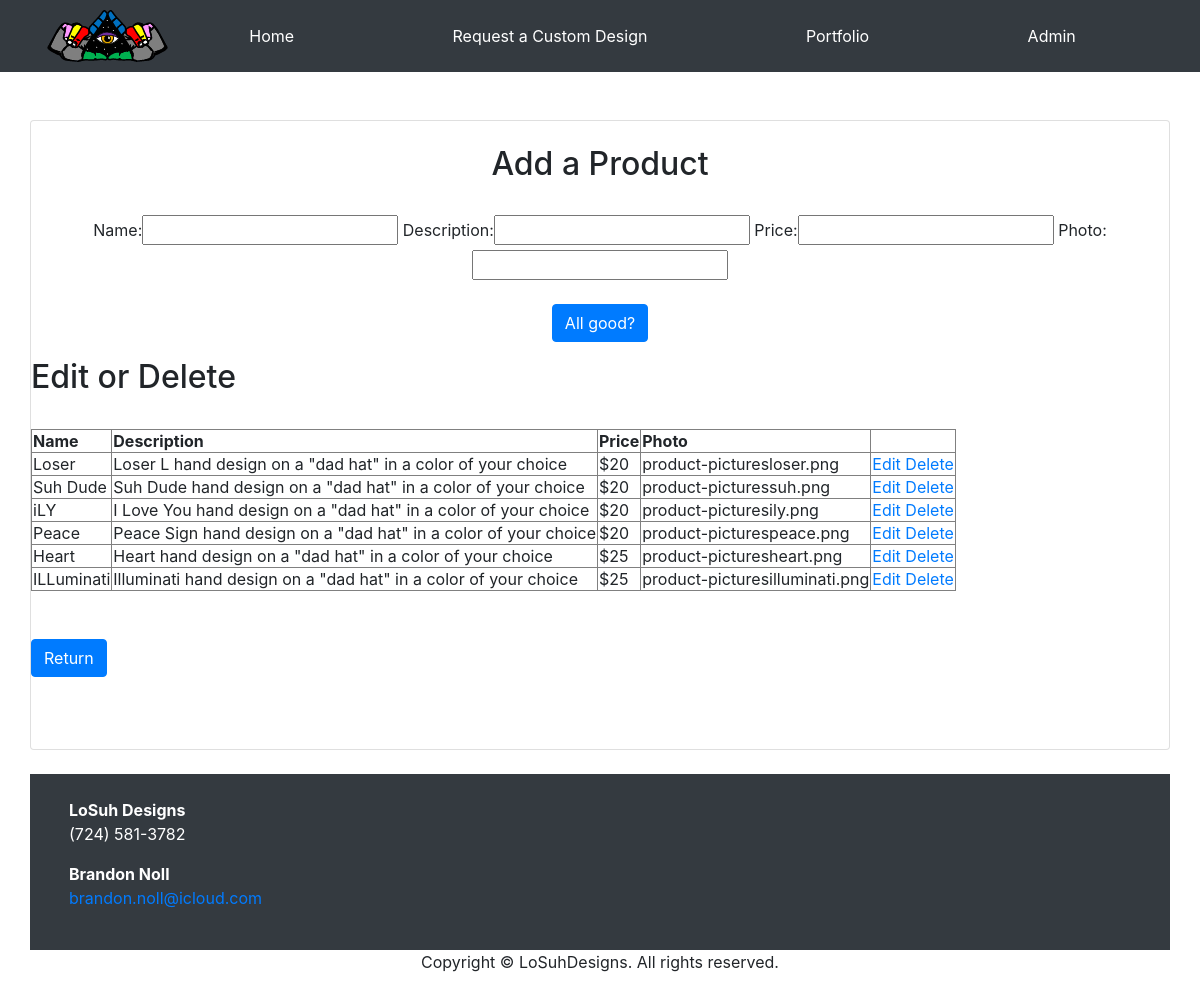
The page /adminIndex.php on the database as committed earlier.
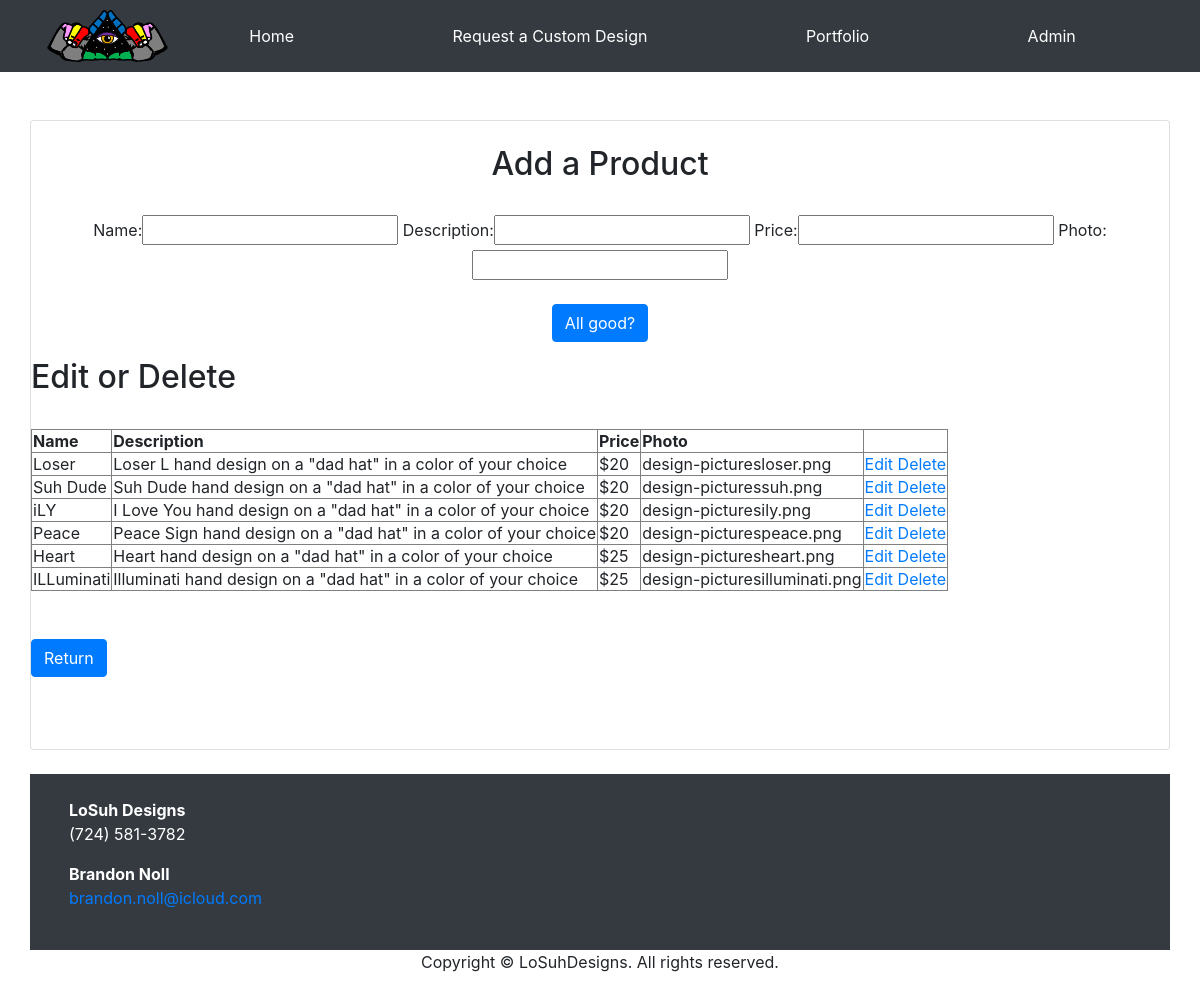
The same page on the database as committed later.
### tables this page shows
CREATE TABLE `items` (
  `id` int(200) NOT NULL,
  `name` varchar(24) NOT NULL,
  `description` varchar(200) NOT NULL,
  `photo` varchar(200) DEFAULT NULL,
  `price` varchar(3) NOT NULL
);

### adminIndex.php (the view, shortened to what this page needs)
<?php require "bootstrapStyleSheet.php"; ?>
<?php require 'header.php'; ?>
<div class="container">
    <div class="row text-center">
        <div class="mx-auto">
            <div class="card text-center">
                <div class="container">
                    <div class="row text-center">
                        <br/>
							<div>
							<h2> Add a Product </h2>
							<br/>
								<form method="POST" action="adminAdd.php">
									<label>Name: </label><input type="text" name="name">
									<label>Description: </label><input type="text" name="description">
									<label>Price: </label><input type="text" name="price">
									<label>Photo: </label><input type="text" name="photo">
									<br/>
									<br/>
									<button name="submit" class="btn btn-primary" type="submit">All good?</button>
								</form>
							</div>
					</div>
                    <div class="row text-center">
							<h2> Edit or Delete </h2>
					</div>
							<br/>
					<div class="row text-center">
								<table border="1">
									<thead>
										<th>Name</th>
										<th>Description</th>
										<th>Price</th>
										<th>Photo</th>
										<th></th>
									</thead>
									<tbody>
											<?php
												include('adminConn.php');
												$query=mysqli_query($conn,"select * from `items`");
												while($row=mysqli_fetch_array($query)){
											?>
										<tr>
											<td><?php echo $row['name']; ?></td>
											<td><?php echo $row['description']; ?></td>
											<td><?php echo $row['price']; ?></td>
											<td><?php echo $row['photo']; ?></td>
											<td>
												<a href="adminEdit.php?id=<?php echo $row['id']; ?>">Edit</a>
												<a href="adminDelete.php?id=<?php echo $row['id']; ?>">Delete</a>
											</td>
										</tr>
										<?php
											}
										?>
									</tbody>
								</table>
					</div>
									<br/>
									<br/>
									<div class="row">
									<a href="admin.php" class="btn btn-primary">Return</a>
									</div>
									<br/>
									<br/>
                </div>
				<br/>
            </div>
        </div>
    </div>
</div>
<?php require 'footer.php'; ?>

Rows that differ between the two databases and show on the page:
changed items "Loser": photo "product-picturesloser.png" → "design-picturesloser.png"
changed items "Suh Dude": photo "product-picturessuh.png" → "design-picturessuh.png"
changed items "iLY": photo "product-picturesily.png" → "design-picturesily.png"
changed items "Peace": photo "product-picturespeace.png" → "design-picturespeace.png"
changed items "Heart": photo "product-picturesheart.png" → "design-picturesheart.png"
changed items "ILLuminati": photo "product-picturesilluminati.png" → "design-picturesilluminati.png"
